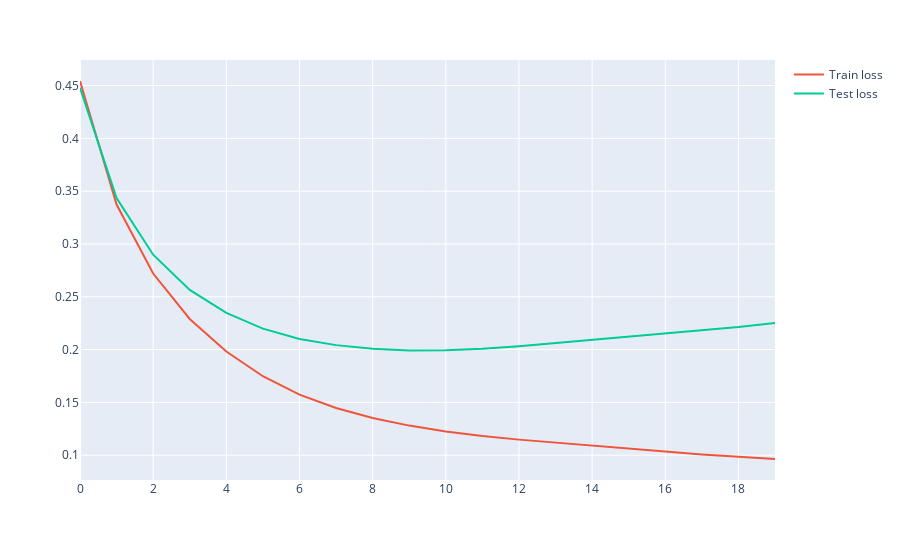
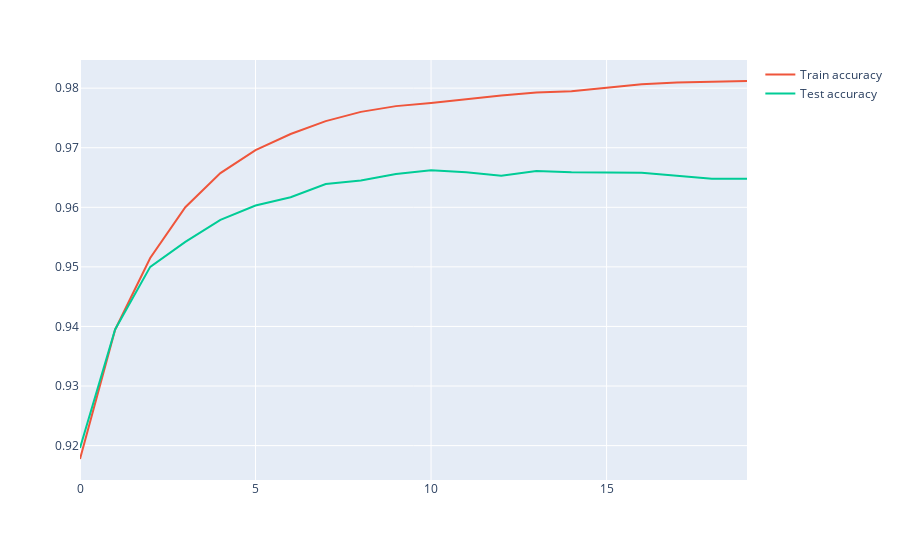

The code cell stored with these charts, in order, in its notebook:
### Markdown cell above
# Train the network

### Code cell
### Your code goes here ###

network = ReVNet([784, 40, 40, 10])
train_losses, test_losses, train_accuracies, test_accuracies = network.SGD((x_train, y_train), epochs=20, mini_batch_size=100, eta=1, test_data=(x_test, y_test))

# plotply loss in one chart
fig = px.line()
fig.add_scatter(x=np.arange(len(train_losses)), y=train_losses, name="Train loss")
fig.add_scatter(x=np.arange(len(test_losses)), y=test_losses, name="Test loss")
fig.show()

# plotply accuracy in one chart
fig = px.line()
fig.add_scatter(x=np.arange(len(train_accuracies)), y=train_accuracies, name="Train accuracy")
fig.add_scatter(x=np.arange(len(test_accuracies)), y=test_accuracies, name="Test accuracy")
fig.show()

###########################

### Figure 1 — Plotly figure (JSON) as saved in the notebook; plotly's stock layout.template omitted (floating-point values rounded to 4 significant figures)
{"data": [{"hovertemplate": "<extra></extra>", "legendgroup": "", "line": {"color": "#636efa", "dash": "solid"}, "marker": {"symbol": "circle"}, "mode": "lines", "name": "", "orientation": "v", "showlegend": false, "type": "scatter", "xaxis": "x", "yaxis": "y"}, {"name": "Train loss", "type": "scatter", "x": [0, 1, 2, 3, 4, 5, 6, 7, 8, 9, 10, 11, 12, 13, 14, 15, 16, 17, 18, 19], "y": [0.4543, 0.3373, 0.272, 0.229, 0.1981, 0.1748, 0.1574, 0.1446, 0.1352, 0.128, 0.1225, 0.1182, 0.1147, 0.1118, 0.1089, 0.1061, 0.1034, 0.1007, 0.09827, 0.09638]}, {"name": "Test loss", "type": "scatter", "x": [0, 1, 2, 3, 4, 5, 6, 7, 8, 9, 10, 11, 12, 13, 14, 15, 16, 17, 18, 19], "y": [0.4479, 0.3436, 0.2898, 0.2566, 0.2347, 0.2198, 0.2101, 0.2042, 0.2008, 0.1992, 0.1993, 0.2008, 0.2033, 0.2062, 0.2091, 0.2119, 0.2149, 0.218, 0.2213, 0.2251]}], "layout": {"legend": {"tracegroupgap": 0}, "margin": {"t": 60}, "xaxis": {"anchor": "y", "domain": [0, 1]}, "yaxis": {"anchor": "x", "domain": [0, 1]}}}

### Figure 2 — Plotly figure (JSON) as saved in the notebook; plotly's stock layout.template omitted (floating-point values rounded to 4 significant figures)
{"data": [{"hovertemplate": "<extra></extra>", "legendgroup": "", "line": {"color": "#636efa", "dash": "solid"}, "marker": {"symbol": "circle"}, "mode": "lines", "name": "", "orientation": "v", "showlegend": false, "type": "scatter", "xaxis": "x", "yaxis": "y"}, {"name": "Train accuracy", "type": "scatter", "x": [0, 1, 2, 3, 4, 5, 6, 7, 8, 9, 10, 11, 12, 13, 14, 15, 16, 17, 18, 19], "y": [0.9177, 0.9395, 0.9515, 0.96, 0.9657, 0.9696, 0.9723, 0.9745, 0.976, 0.977, 0.9775, 0.9782, 0.9788, 0.9793, 0.9795, 0.9801, 0.9807, 0.981, 0.981, 0.9812]}, {"name": "Test accuracy", "type": "scatter", "x": [0, 1, 2, 3, 4, 5, 6, 7, 8, 9, 10, 11, 12, 13, 14, 15, 16, 17, 18, 19], "y": [0.9196, 0.9395, 0.95, 0.9542, 0.9579, 0.9603, 0.9617, 0.9639, 0.9645, 0.9656, 0.9662, 0.9659, 0.9653, 0.9661, 0.9659, 0.9658, 0.9658, 0.9653, 0.9648, 0.9648]}], "layout": {"legend": {"tracegroupgap": 0}, "margin": {"t": 60}, "xaxis": {"anchor": "y", "domain": [0, 1]}, "yaxis": {"anchor": "x", "domain": [0, 1]}}}
